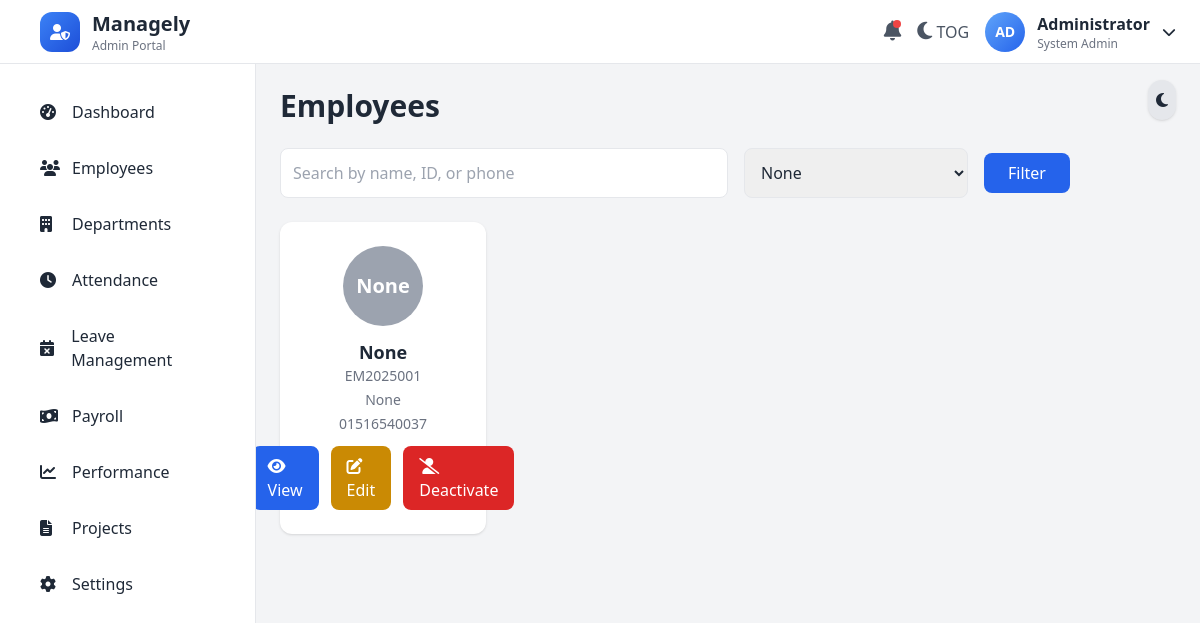
/adminportal/employees/ (signed in), run on an earlier commit of the app's database.
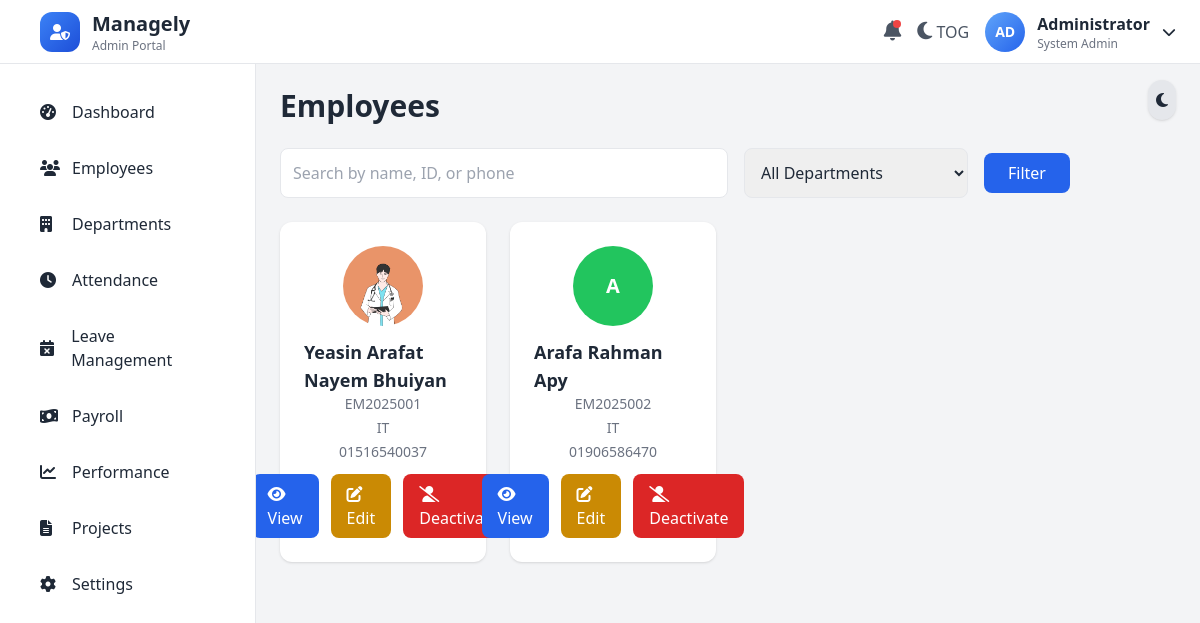
And on a later commit of the database.
### accounts/models.py (models this page shows, shortened)
class EmployeeProfile(models.Model):
    employee_id = models.CharField(max_length=20, unique=True, blank=True)
    full_name = models.CharField(max_length=100, blank=True, null=True)
    phone = models.CharField(max_length=15)
    department = models.CharField(max_length=50, blank=True, null=True)
    avatar = models.ImageField(upload_to='avatars/', blank=True, null=True)
    password = models.CharField(max_length=128)  # store raw for now
    first_login = models.BooleanField(default=True)
    temp_password = models.CharField(max_length=20, blank=True)  # one-time password
    email = models.EmailField(blank=True, null=True)
    is_active = models.BooleanField(default=True)

### adminpanel/views.py (the view, shortened to what this page needs)
# urls.py: path('employees/', views.admin_employee_list, name='admin_employee_list'),
@login_required
def admin_employee_list(request):
    employees = EmployeeProfile.objects.all()
    q = request.GET.get("q", "")
    if q:
        employees = employees.filter(
            Q(full_name__icontains=q) |
            Q(employee_id__icontains=q) |
            Q(phone__icontains=q)
        )
    department = request.GET.get("department", "")
    if department:
        employees = employees.filter(department=department)
    departments = EmployeeProfile.objects.values_list('department', flat=True).distinct()
    return render(request, "admin_employee_list.html", {
        "employees": employees,
        "departments": departments
    })

### adminpanel/templates/admin_employee_list.html (shortened to what this page needs)
{% load static %}
<!DOCTYPE html>
<html lang="en" class="light">
<head>
  <script src="https://cdn.tailwindcss.com"></script>
  <link rel="stylesheet" href="{% static 'css/theme.css' %}">
</head>
<body class="bg-gray-100 dark:bg-blue-900 text-gray-800 dark:text-gray-100 transition-colors duration-300">
{% include 'adminsidetopbar.html' %}
<div class="fixed top-20 right-6 z-50">
  <button id="theme-toggle" class="bg-gray-200 dark:bg-blue-700 p-2 rounded-full shadow">
    <i id="theme-icon" class="fas fa-moon text-gray-800 dark:text-white"></i>
  </button>
</div>
<div class="ml-64 mt-16 p-6">
    <h2 class="text-3xl font-bold mb-6">Employees</h2>
    <form method="GET" class="flex flex-col md:flex-row md:items-center md:space-x-4 mb-6">
        <input type="text" name="q" placeholder="Search by name, ID, or phone"
               value="{{ request.GET.q|default:'' }}"
               class="w-full md:w-1/2 p-3 rounded-lg border dark:bg-blue-700 dark:border-blue-600 text-gray-800 dark:text-gray-100 mb-2 md:mb-0">
        <select name="department" class="w-full md:w-1/4 p-3 rounded-lg border dark:bg-blue-700 dark:border-blue-600 text-gray-800 dark:text-gray-100">
            <option value="">All Departments</option>
            {% for dept in departments %}
                <option value="{{ dept }}" {% if request.GET.department == dept %}selected{% endif %}>{{ dept }}</option>
            {% endfor %}
        </select>
        <button type="submit" class="bg-blue-600 text-white px-6 py-2 rounded-lg font-medium hover:bg-blue-700 transition mt-2 md:mt-0">
            Filter
        </button>
    </form>
    <div class="grid grid-cols-1 sm:grid-cols-2 md:grid-cols-3 lg:grid-cols-4 gap-6">
        {% for emp in employees %}
        <div class="relative bg-white dark:bg-blue-800 rounded-xl shadow p-6 flex flex-col items-center transition hover:scale-105">
            {% if emp.avatar %}
            <div class="w-20 h-20 rounded-full overflow-hidden mb-3">
                <img src="{{ emp.avatar.url }}" class="w-full h-full object-cover">
            </div>
            {% else %}
            <div class="w-20 h-20 rounded-full flex items-center justify-center mb-3
                        {% if emp.department == 'HR' %}bg-red-500
                        {% elif emp.department == 'IT' %}bg-green-500
                        {% elif emp.department == 'Finance' %}bg-yellow-500
                        {% elif emp.department == 'Marketing' %}bg-purple-500
                        {% else %}bg-gray-400{% endif %}">
                <span class="text-white text-xl font-bold">{{ emp.full_name|slice:":1" }}</span>
            </div>
            {% endif %}
            <h3 class="font-semibold text-lg text-gray-800 dark:text-gray-100">{{ emp.full_name }}</h3>
            <p class="text-sm text-gray-500 dark:text-gray-300">{{ emp.employee_id }}</p>
            <p class="text-sm mt-1 text-gray-500 dark:text-gray-300">{{ emp.department }}</p>
            <p class="text-sm mt-1 text-gray-500 dark:text-gray-300">{{ emp.phone }}</p>
            <div class="mt-3 w-full flex justify-center space-x-3">
                <a href="{% url 'admin_employee_view' emp.id %}" class="bg-blue-600 hover:bg-blue-700 text-white px-4 py-2 rounded-lg font-medium transition">
                    <i class="fas fa-eye"></i> View
                </a>
                <a href="{% url 'admin_employee_edit' emp.id %}" class="bg-yellow-600 hover:bg-yellow-700 text-white px-4 py-2 rounded-lg font-medium transition">
                    <i class="fas fa-edit"></i> Edit
                </a>
                {% if emp.is_active %}
                    <a href="{% url 'admin_employee_deactivate' emp.id %}" class="bg-red-600 hover:bg-red-700 text-white px-4 py-2 rounded-lg font-medium transition">
                        <i class="fas fa-user-slash"></i> Deactivate
                    </a>
                {% else %}
                    <a href="{% url 'admin_employee_activate' emp.id %}" class="bg-green-600 hover:bg-green-700 text-white px-4 py-2 rounded-lg font-medium transition">
                        <i class="fas fa-check-circle"></i> Activate
                    </a>
                {% endif %}
            </div>
        </div>
        {% empty %}
        <p class="text-gray-600 dark:text-gray-300 col-span-full">No employees found.</p>
        {% endfor %}
    </div>
</div>
</body>
</html>

### adminpanel/templates/adminsidetopbar.html (shortened to what this page needs)
{% load static %}
<!DOCTYPE html>
<html lang="en" class="light">
<head>
  <link rel="stylesheet" href="{% static 'css/theme.css' %}">
  <script src="https://cdn.tailwindcss.com"></script>
  <link rel="stylesheet" href="https://cdnjs.cloudflare.com/ajax/libs/font-awesome/6.4.2/css/all.min.css">
</head>
<body class="bg-white dark:bg-blue-900 text-gray-800 dark:text-gray-100 transition-colors duration-300">
<header class="fixed top-0 left-0 right-0 h-16 bg-white dark:bg-blue-800 border-b border-gray-200 dark:border-blue-700 flex items-center justify-between px-6 z-50">
  <div class="flex items-center space-x-4">
    <div class="flex items-center space-x-3">
      <div class="w-10 h-10 bg-gradient-to-br from-blue-500 to-blue-700 rounded-xl flex items-center justify-center">
        <i class="fas fa-user-shield text-white"></i>
      </div>
      <div>
        <h1 class="text-xl font-bold">Managely</h1>
        <p class="text-xs text-gray-500 dark:text-gray-300">Admin Portal</p>
      </div>
    </div>
  </div>
  <div class="flex items-center space-x-4">
    <button class="relative text-gray-600 dark:text-gray-200 hover:text-gray-800 dark:hover:text-white transition-colors">
      <i class="fas fa-bell text-xl"></i>
      <span class="absolute top-0 right-0 w-2 h-2 bg-red-500 rounded-full"></span>
    </button>
    <button id="theme-toggle" class="text-gray-600 dark:text-gray-200 hover:text-gray-800 dark:hover:text-white transition-colors">
      <i class="fas fa-moon text-xl"></i>
    TOG</button>
    <div class="relative">
      <button id="profile-dropdown-btn" class="flex items-center space-x-3 focus:outline-none">
        <div class="w-10 h-10 bg-gradient-to-br from-blue-400 to-blue-600 rounded-full flex items-center justify-center">
          <span class="text-white font-semibold text-sm">AD</span>
        </div>
        <div class="hidden md:block text-left">
          <p class="font-semibold">Administrator</p>
          <p class="text-xs text-gray-500 dark:text-gray-300">System Admin</p>
        </div>
        <i class="fas fa-chevron-down text-sm"></i>
      </button>
    </div>
  </div>
</header>
<aside id="sidebar" class="fixed top-16 left-0 w-64 bg-white dark:bg-blue-800 border-r border-gray-200 dark:border-blue-700 min-h-[calc(100vh-4rem)] z-30 transform -translate-x-full md:translate-x-0 transition-transform duration-300">
  <nav class="p-6">
    <ul class="space-y-2">
      <li>
        <a href="{% url 'admin_dashboard' %}" class="flex items-center px-4 py-3 hover:bg-gray-200 dark:hover:bg-blue-700 rounded">
          <i class="fas fa-tachometer-alt w-5"></i><span class="ml-3">Dashboard</span>
        </a>
      </li>
      <li>
        <a href="{% url 'admin_employee_list' %}" class="flex items-center px-4 py-3 hover:bg-gray-200 dark:hover:bg-blue-700 rounded">
          <i class="fas fa-users w-5"></i><span class="ml-3">Employees</span>
        </a>
      </li>
      <li>
        <a href="{% url 'admin_department_list' %}" class="flex items-center px-4 py-3 hover:bg-gray-200 dark:hover:bg-blue-700 rounded">
          <i class="fas fa-building w-5"></i><span class="ml-3">Departments</span>
        </a>
      </li>
      <li>
        <a href="{% url 'admin_attendance_list' %}" class="flex items-center px-4 py-3 hover:bg-gray-200 dark:hover:bg-blue-700 rounded">
          <i class="fas fa-clock w-5"></i><span class="ml-3">Attendance</span>
        </a>
      </li>
      <li>
        <a href="{% url 'admin_leave_list' %}" class="flex items-center px-4 py-3 hover:bg-gray-200 dark:hover:bg-blue-700 rounded">
          <i class="fas fa-calendar-times w-5"></i><span class="ml-3">Leave Management</span>
        </a>
      </li>
      <li>
        <a href="{% url 'admin_payroll' %}" class="flex items-center px-4 py-3 hover:bg-gray-200 dark:hover:bg-blue-700 rounded">
          <i class="fas fa-money-bill-wave w-5"></i><span class="ml-3">Payroll</span>
        </a>
      </li>
      <li>
        <a href="{% url 'admin_performance_list' %}" class="flex items-center px-4 py-3 hover:bg-gray-200 dark:hover:bg-blue-700 rounded">
          <i class="fas fa-chart-line w-5"></i><span class="ml-3">Performance</span>
        </a>
      </li>
      <li>
        <a href="{% url 'admin_project_list'%}" class="flex items-center px-4 py-3 hover:bg-gray-200 dark:hover:bg-blue-700 rounded">
          <i class="fas fa-file-alt w-5"></i><span class="ml-3">Projects</span>
        </a>
      </li>
      <li>
        <a href="{% url 'admin_settings' %}" class="flex items-center px-4 py-3 hover:bg-gray-200 dark:hover:bg-blue-700 rounded">
          <i class="fas fa-cog w-5"></i><span class="ml-3">Settings</span>
        </a>
      </li>
    </ul>
  </nav>
</aside>
</body>
</html>

### static/css/theme.css (style rules this page uses)
body { box-sizing: border-box; }
.light { --bg-primary: #ffffff; --bg-secondary: #f8fafc; --bg-tertiary: #f1f5f9; --text-primary: #1e293b; --text-secondary: #64748b; --border-color: #e2e8f0; --shadow: rgba(0, 0, 0, 0.1); }

What changed in the data, as far as the page shows it:
changed EmployeeProfile "EM2025001": avatar empty → "avatars/men.jpg" (drawn); avatar: picture added; full_name "None" → "Yeasin Arafat Nayem Bhuiyan"; department "None" → "IT"; full_name "None" → (not shown)
added EmployeeProfile: full_name "A", full_name "Arafa Rahman Apy", employee_id "EM2025002", department "IT", phone "01906586470", is_active True (drawn)
Also different on the page:
form field department: "None" → "All Departments"
